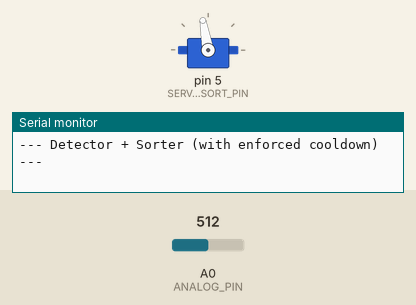
This program was run on a simulated Arduino Uno, built with avr-gcc and run on an emulated ATmega328P. On the bench: servo, the last lines printed to the serial monitor. The test bench sets the inputs (shaded band); at power-on: A0 (ANALOG_PIN) = 512.

Above: at 1.2 s.
1.3 s: A0 (ANALOG_PIN) set to 527
At 2.3 s:
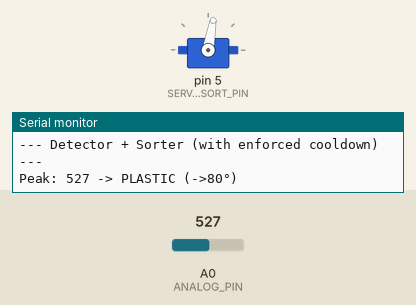
2.8 s: A0 (ANALOG_PIN) set to 564
At 5.1 s:
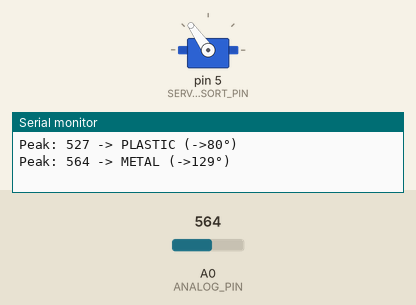
5.8 s: A0 (ANALOG_PIN) set to 544
At 8.1 s:
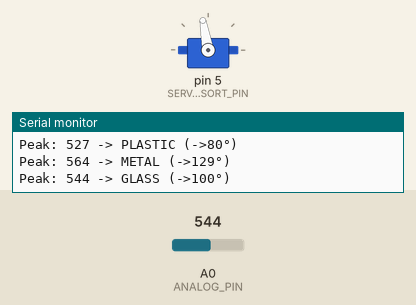
Timing chart, 0 to 9.6 s (numbered marks = the images above; inputs shaded):
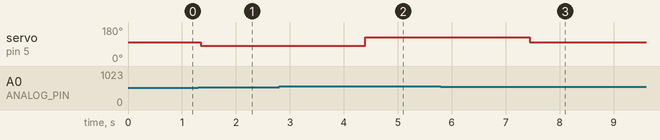

The program:

main.cpp
```cpp
#include <Arduino.h>
#include <Servo.h>

// --- Pin Assignments ---
const int ANALOG_PIN = A0;     // Sensor input
const int SERVO_SORT_PIN = 5;  // Sorter servo

// --- Detection / Peak Capture Settings ---
const int TRIGGER_THRESHOLD = 527;            // Start of event
const unsigned long PEAK_WINDOW_MS = 50;      // Window to find max after trigger
const unsigned long COOLDOWN_TIME_MS = 3000;  // Ignore new events after sorting

// --- State Machine ---
enum State { WAITING_FOR_PEAK, RECORDING_PEAK, COOLDOWN };
State currentState = WAITING_FOR_PEAK;

int currentPeak = 0;
unsigned long stateChangeTime = 0;

// --- Sorter Servo ---
Servo sortServo;
int sortCurrentAngle = 100;  // Neutral-ish

// --- Classification ---
enum Material { MAT_UNKNOWN, MAT_PLASTIC, MAT_GLASS, MAT_METAL };

// 527–539 plastic, 540–554 glass, 555–650 metal
Material classifyPeak(int val) {
  if (val >= 555 && val <= 650) return MAT_METAL;
  if (val >= 540 && val <= 554) return MAT_GLASS;
  if (val >= 527 && val <= 539) return MAT_PLASTIC;
  return MAT_UNKNOWN;
}

void moveSorterFor(Material m) {
  int target = sortCurrentAngle;
  switch (m) {
    case MAT_PLASTIC:
      target = 80;
      break;
    case MAT_GLASS:
      target = 100;
      break;
    case MAT_METAL:
      target = 125;
      break;
    default:
      target = sortCurrentAngle;  // No move for unknown
      break;
  }
  if (target != sortCurrentAngle) {
    sortServo.write(target);
    sortCurrentAngle = target;
  }
}

void setup() {
  Serial.begin(115200);
  Serial.println("--- Detector + Sorter (with enforced cooldown) ---");

  sortServo.attach(SERVO_SORT_PIN);
  sortServo.write(sortCurrentAngle);  // Initialize

  currentState = WAITING_FOR_PEAK;
  currentPeak = 0;
  stateChangeTime = millis();
}

void loop() {
  int sensorValue = analogRead(ANALOG_PIN);

  switch (currentState) {
    case WAITING_FOR_PEAK: {
      // Wait for trigger crossing
      if (sensorValue >= TRIGGER_THRESHOLD) {
        currentPeak = sensorValue;
        stateChangeTime = millis();
        currentState = RECORDING_PEAK;
        // Serial.println("Triggered: recording peak...");
      }
      break;
    }

    case RECORDING_PEAK: {
      // Track the maximum within the peak window
      if (millis() - stateChangeTime < PEAK_WINDOW_MS) {
        if (sensorValue > currentPeak) currentPeak = sensorValue;
      } else {
        // Window done: classify, move sorter, then immediately enter cooldown
        Material m = classifyPeak(currentPeak);
        moveSorterFor(m);

        // Debug
        Serial.print("Peak: ");
        Serial.print(currentPeak);
        Serial.print(" -> ");
        switch (m) {
          case MAT_PLASTIC:
            Serial.println("PLASTIC (->80°)");
            break;
          case MAT_GLASS:
            Serial.println("GLASS (->100°)");
            break;
          case MAT_METAL:
            Serial.println("METAL (->129°)");
            break;
          default:
            Serial.println("UNKNOWN (no move)");
            break;
        }

        // Start cooldown immediately to ignore any disturbances
        stateChangeTime = millis();
        currentPeak = 0;
        currentState = COOLDOWN;
      }
      break;
    }

    case COOLDOWN: {
      // Ignore all readings during cooldown so servo motion can't retrigger
      if (millis() - stateChangeTime >= COOLDOWN_TIME_MS) {
        currentState = WAITING_FOR_PEAK;
      }
      break;
    }
  }
}
```

Measured:
- the behaviour switches between 526 and 527 on A0 (ANALOG_PIN) (found by bisection; images 0 and 1)
- the behaviour switches between 555 and 554 on A0 (ANALOG_PIN) (found by bisection; images 2 and 3)
- after the input at 1.3 s, servo on pin 5 (SERVO_SORT_PIN): 100° → 80° after 0.05 s
- after the input at 2.8 s, servo on pin 5 (SERVO_SORT_PIN): 80° → 125° after 1.6 s
- after the input at 5.8 s, servo on pin 5 (SERVO_SORT_PIN): 125° → 100° after 1.6 s
